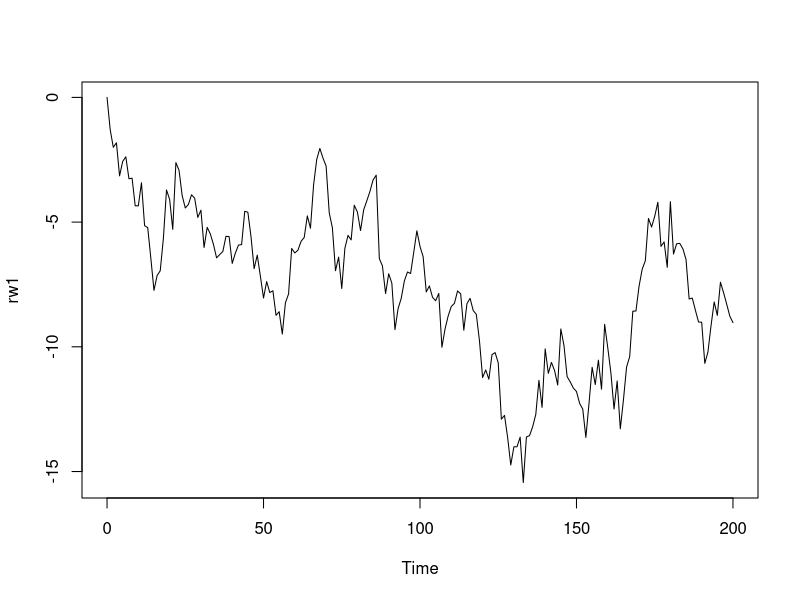
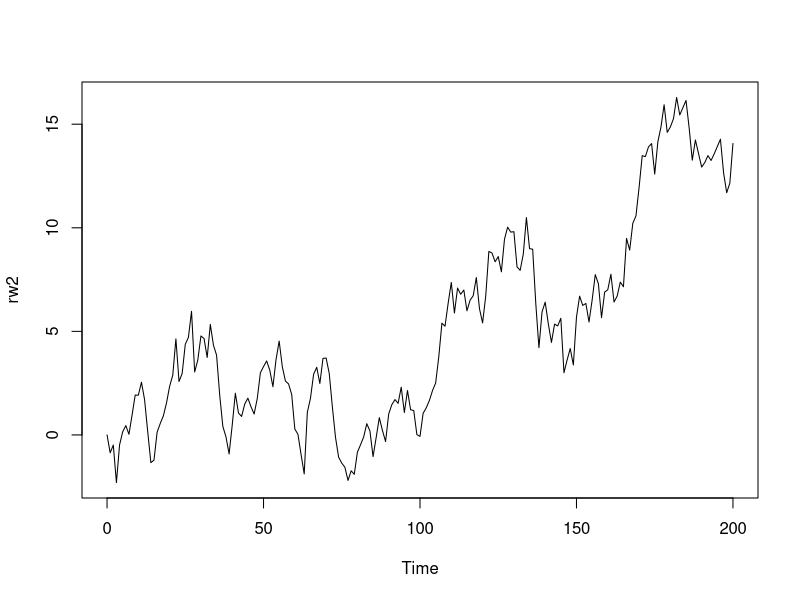

Source code (R) for these figures, in order:
## ---- chunk 1
knitr::opts_chunk$set(echo = TRUE)
## ---- chunk 2
library(urca)
## ---- chunk 3
rw1 <- arima.sim(model = list(order = c(0, 1, 0)), n = 200)
rw2 <- arima.sim(model = list(order = c(0, 1, 0)), n = 200)

# rw2 <- 1.5 * rw1 + rnorm(n = 200)
plot(rw1)
plot(rw2)
## ---- chunk 4
summary(lm(rw2 ~ rw1))
